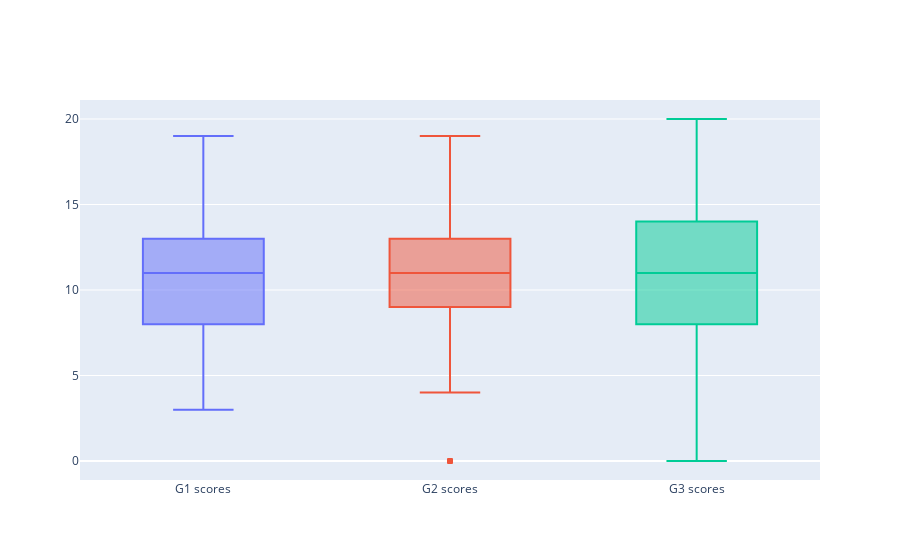

Notebook source saved alongside this figure:
### Code cell
fig = go.Figure()

for G in ["G1", "G2", "G3"]:
    fig.add_trace(go.Box(y=data[G], name=G + " scores", showlegend=False))

fig.show()

### Figure 1 — Plotly figure (JSON) as saved in the notebook; plotly's stock layout.template omitted (floating-point values rounded to 4 significant figures; data arrays with more than 128 entries replaced by an {"elided": "..."} marker saying what was removed)
{"data": [{"name": "G1 scores", "showlegend": false, "type": "box", "y": {"elided": "395 int values"}}, {"name": "G2 scores", "showlegend": false, "type": "box", "y": {"elided": "395 int values"}}, {"name": "G3 scores", "showlegend": false, "type": "box", "y": {"elided": "395 int values"}}], "layout": {}}
